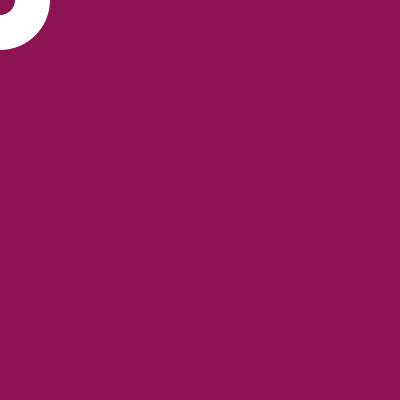
Frame 1 (no input)
Frame 60 (the mouse pressed at the canvas centre just before this capture): identical to frame 1, image omitted
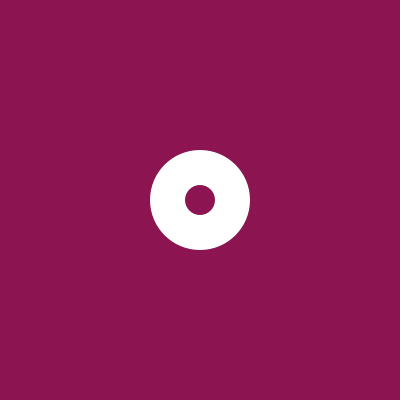
Frame 120 (the mouse held since frame 60 and released just before this capture)

The Processing sketch that drew these frames (run headless with seeded random() and noise(); from frame 60 on, the mouse is pressed at the canvas centre):

// Processing sketch: processing_68987
// ── processing_68987.pde

/// EXERCICE DE RATTRAPPAGE EDM4600 - L'OEIL \\\
/// GABRIELLE SIGMEN MERCIER \\\

float xCourant;
float yCourant;
float xCible;
float yCible;
float d = 100;
 
float pupilleD = 30;
   
void setup() {
  size(400,400);
  smooth();
  noStroke();
}
   
   
void draw() {
  background(140,20,80);
  fill(255);

//oeil   
  ellipse(xCourant,yCourant,d,d);

//restriction pupille dans l'oeil    
  float radians = atan2(mouseY-yCourant,mouseX-xCourant);
  float distance = dist(mouseX,mouseY,xCourant,yCourant);
   
  distance = constrain(distance,0,d/2 - pupilleD/2);
      
  float pupilleX = cos(radians)* distance + xCourant;
  float pupilleY = sin(radians)* distance + yCourant;

//pupille    
  fill(140,20,80);
  ellipse(pupilleX,pupilleY,pupilleD,pupilleD);

//assouplissement  
  xCourant = (xCible - xCourant) * 0.2 + xCourant;
  yCourant = (yCible - yCourant) * 0.2 + yCourant;    
  }

//clic souris
void mousePressed() {
  
  xCible = mouseX;
  yCible = mouseY; 


   
}
